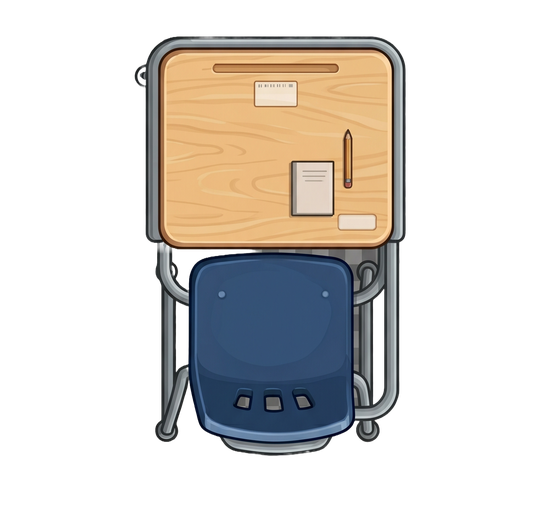
#> input picture assets/classrooom/EmptyStudentChairtable.png, 545 x 522 px, shrunk from 1536 x 1469 before the run
$ python bbox.py
#> lines starting #> are read from the running program, lines starting #| are printed output that depends on the picture
from PIL import Image

def print_bbox(path):
    try:
        img = Image.open(path)
#> img is the input picture: PIL image 545x522 RGBA; mean R, G, B, A 49.3, 45.1, 40.3, 86.6
        bbox = img.getbbox()
#> bbox = (132, 34, 408, 459)
        print(f"{path}: Size={img.size}, Bbox={bbox}, Visual Width={bbox[2]-bbox[0] if bbox else 0}")
#| assets/classrooom/EmptyStudentChairtable.png: Size=(545, 522), Bbox=(132, 34, 408, 459), Visual Width=276
    except Exception as e:
        print(f"Error reading {path}: {e}")

print_bbox("assets/classrooom/EmptyStudentChairtable.png")
print_bbox("assets/classrooom/StudentTablechair.png")
#> call 2 of print_bbox, with path = 'assets/classrooom/StudentTablechair.png'
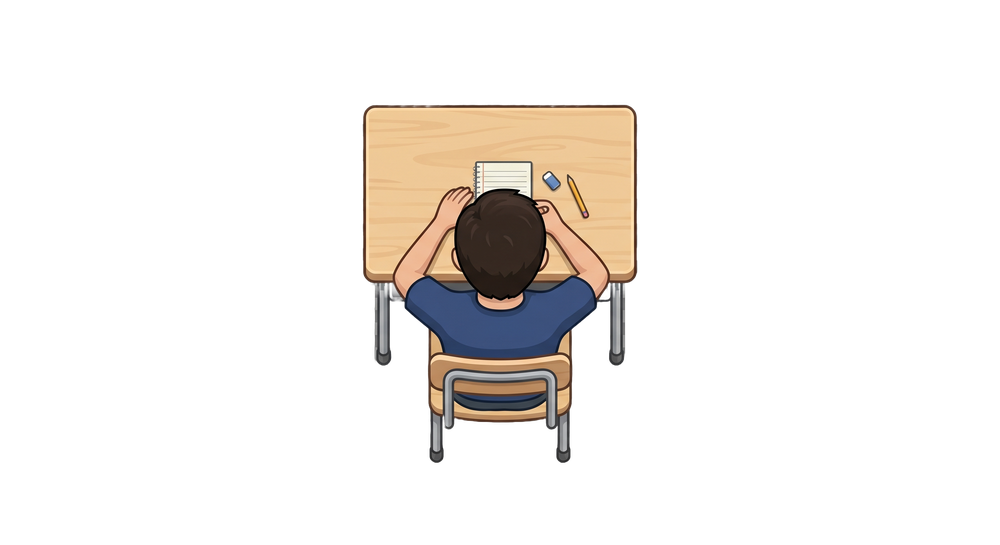
#> input picture assets/classrooom/StudentTablechair.png, 1000 x 545 px, shrunk from 2816 x 1536 before the run
#> in print_bbox, img is the input picture: PIL image 1000x545 RGBA; mean R, G, B, A 22.7, 19.5, 16.4, 34.5
#> in print_bbox (call 2), `bbox = img.getbbox()`: bbox = (360, 102, 640, 465)
#| assets/classrooom/StudentTablechair.png: Size=(1000, 545), Bbox=(360, 102, 640, 465), Visual Width=280
print_bbox("assets/classrooom/TeacherDesk.png")
#> call 3 of print_bbox, with path = 'assets/classrooom/TeacherDesk.png'
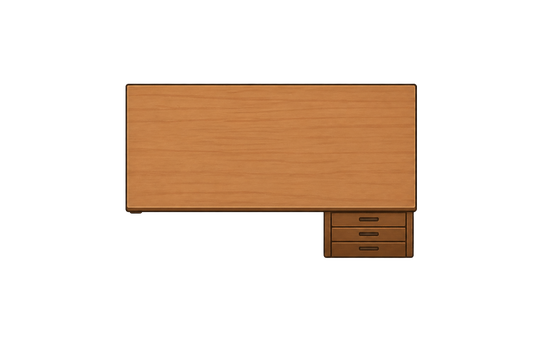
#> input picture assets/classrooom/TeacherDesk.png, 545 x 364 px, shrunk from 1536 x 1024 before the run
#> in print_bbox, img is the input picture: PIL image 545x364 RGBA; mean R, G, B, A 37.9, 24.6, 13.8, 53.4
#> in print_bbox (call 3), `bbox = img.getbbox()`: bbox = (123, 81, 420, 261)
#| assets/classrooom/TeacherDesk.png: Size=(545, 364), Bbox=(123, 81, 420, 261), Visual Width=297
print_bbox("assets/LibraryTable.png")
#> call 4 of print_bbox, with path = 'assets/LibraryTable.png'
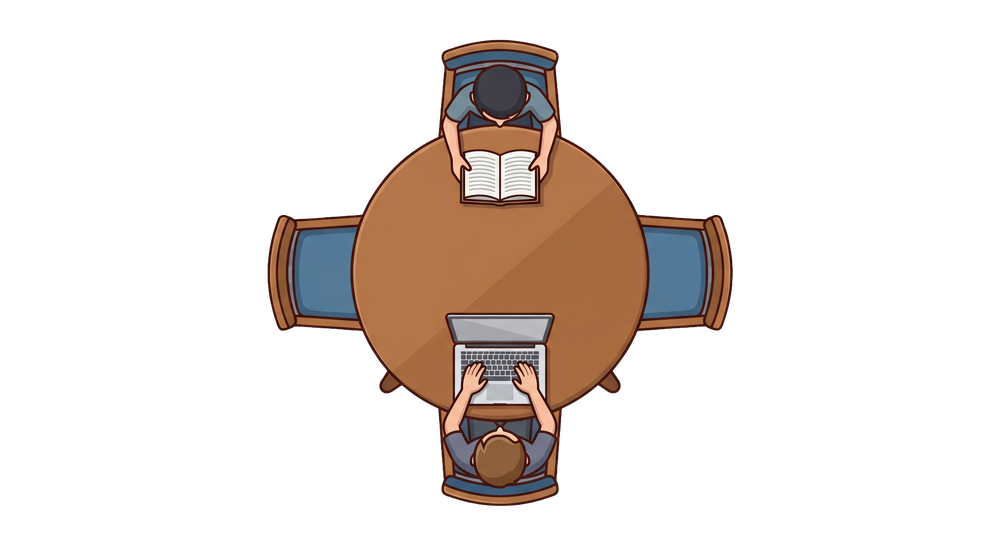
#> input picture assets/LibraryTable.png, 1000 x 545 px, shrunk from 2816 x 1536 before the run
#> in print_bbox, img is the input picture: PIL image 1000x545 RGBA; mean R, G, B, A 29, 21.3, 16.9, 50.9
#> in print_bbox (call 4), `bbox = img.getbbox()`: bbox = (265, 37, 735, 509)
#| assets/LibraryTable.png: Size=(1000, 545), Bbox=(265, 37, 735, 509), Visual Width=470
